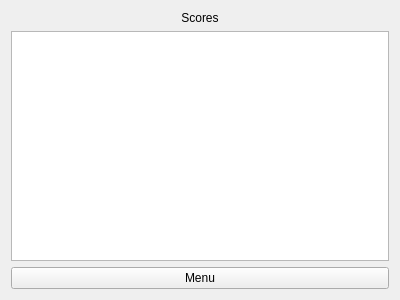
<?xml version="1.0" encoding="UTF-8"?>
<ui version="4.0">
 <class>ScoresPage</class>
 <widget class="QWidget" name="ScoresPage">
  <property name="geometry">
   <rect>
    <x>0</x>
    <y>0</y>
    <width>400</width>
    <height>300</height>
   </rect>
  </property>
  <property name="windowTitle">
   <string>Form</string>
  </property>
  <layout class="QVBoxLayout" name="verticalLayout_2">
   <item>
    <layout class="QVBoxLayout" name="verticalLayout">
     <item>
      <widget class="QLabel" name="scores">
       <property name="text">
        <string>Scores</string>
       </property>
       <property name="alignment">
        <set>Qt::AlignCenter</set>
       </property>
      </widget>
     </item>
     <item>
      <widget class="QListWidget" name="scoresList"/>
     </item>
     <item>
      <widget class="QPushButton" name="menuButton">
       <property name="text">
        <string>Menu</string>
       </property>
      </widget>
     </item>
    </layout>
   </item>
  </layout>
 </widget>
 <resources/>
 <connections/>
</ui>
